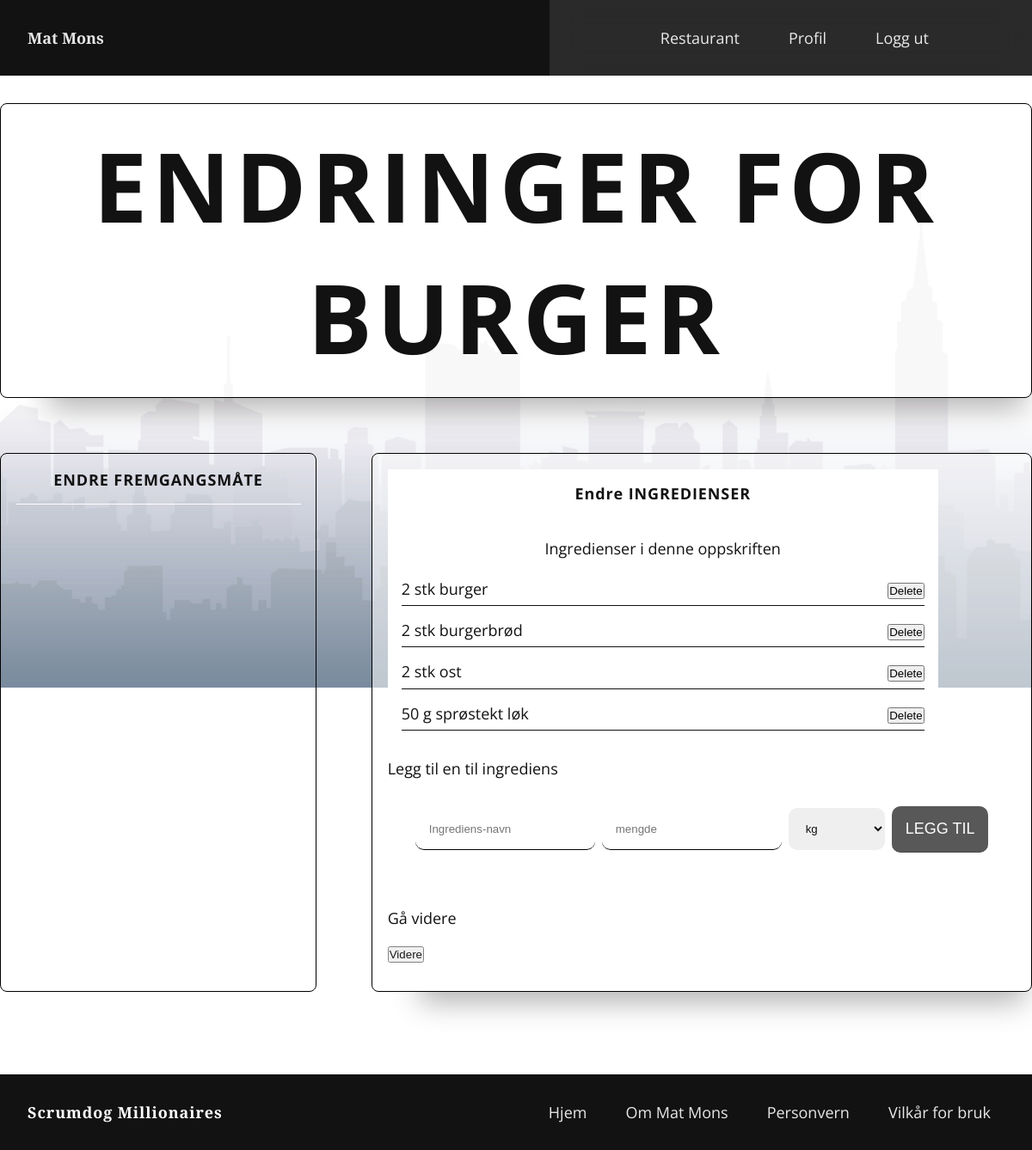
The app's page /change_Recipe/1/3 (signed in) with its own data.
### db/modul.py (models this page shows, shortened)
class Dinner(base):
    __tablename__ = "dinner"
    id = Column(Integer, primary_key=True, unique=True,
                nullable=False, autoincrement=True)
    title = Column(String(255), nullable=False)
    image = Column(LargeBinary(length=(2 ** 32) - 1))
    recipe = relationship("Recipe", cascade="all, delete")
    group_id = Column(Integer, ForeignKey("group.id"), nullable=False)
    user_id = Column(Integer, ForeignKey("user.id"), nullable=False)
    comment = relationship("Comment")
    meal = relationship("Meal")

class Measurement(base):
    __tablename__ = "measurement"
    id = Column(Integer, primary_key=True, unique=True,
                nullable=False, autoincrement=True)
    name = Column(String(10), nullable=False, unique=True)
    recipe_ingredient_helper = relationship(
        "Recipe_ingredient_helper", back_populates="measurement", cascade="all, delete")

class Ingredient(base):
    __tablename__ = "ingredient"
    id = Column(Integer, primary_key=True, unique=True,
                nullable=False, autoincrement=True)
    name = Column(String(45), nullable=False, unique=True)
    recipe_ingredient_helper = relationship(
        "Recipe_ingredient_helper", back_populates="ingredient", cascade="all, delete")

### routes/recipe_routes.py (the view)
@recipe_route.route('/change_Recipe/<dinner_id>/<group_id>')
def change_recipe(dinner_id, group_id):
    current_user_role = session.query(User_group_role).filter(
        User_group_role.user_id == current_user.id,
        User_group_role.group_id == group_id).first()
    dinner = session.query(Dinner).filter(Dinner.id == dinner_id).first()
    recipe_version = session.query(Recipe).filter(Recipe.dinner_id == dinner_id).order_by(
        desc(Recipe.version)).all()
    current_version_id = recipe_version[0].id
    recipe = session.query(Recipe).filter(Recipe.id == current_version_id).first()
    ingredients_recipe = session.query(Ingredient.name).join(
        Recipe_ingredient_helper).join(Recipe).filter(
        Recipe.id == current_version_id).all()
    measurement_recipe_helper = session.query(Measurement.name).join(Recipe_ingredient_helper).join(Recipe).filter(
        Recipe_ingredient_helper.recipe_id == current_version_id
    ).all()
    amounts_recipe = session.query(Amount.amount).join(
        Recipe_ingredient_helper).join(Recipe).filter(
        Recipe.id == current_version_id).all()
    measurements_recipe = session.query(Measurement.name).join(
        Recipe_ingredient_helper).join(Recipe).filter(
        Recipe.id == current_version_id).all()
    measurements = session.query(Measurement).all()
    return render_template("dinners/change_recipe.html",
                           dinner=dinner,
                           recipe=recipe,
                           len=len(ingredients_recipe),
                           ingredients=ingredients_recipe,
                           measurement_recipe_helper=measurement_recipe_helper,
                           amounts=amounts_recipe,
                           measurements=measurements,
                           measurements_recipe=measurements_recipe,
                           current_user_role=current_user_role,
                           dinner_id=dinner_id,
                           group_id=group_id
                           )

### app/__init__.py (called while the page is built)
@login_manager.user_loader
def load_user(id):
    user = session.query(User).get(int(id))
    session.close()
    return user

### templates/dinners/change_recipe.html (shortened to what this page needs)
{% extends "base.html" %} {% block content %}
<div class="img-bg general-bg"></div>
<main class="change-dinner-grid">
    <article class="testimonial changed">
            <section class="approach-section flex">
        <h1> Endringer for {{ dinner.title }}</h1>
            </section>
    </article>
        <article class="testimonial changed">
            <section class="approach-section flex">
            <h2 class="headline">ENDRE FREMGANGSMÅTE</h2><br>
            </section>
    </article>
    <article class="testimonial changed">
        <section class="approach-section flex">
            <div class="add-ingredient-section">
            <h2 class="headline"> Endre INGREDIENSER</h2>
      Ingredienser i denne oppskriften
  {% for i in range(0,(len)) %}
<div class="ingredient-list-content">
    {{ amounts[i].amount}}
    {{ measurements_recipe[i].name }}
    {{ ingredients[i].name }}
      <form
        method="post"
      ><input type="hidden" name="group_id" value="{{ group_id }}">
        <input type="submit" value="Delete" />
      </form>
    </div>
  {% endfor %}
</div>
    Legg til en til ingrediens
<div class="ingredient-container">
  <form method="post" name="IngredientForm">
<div class="ingredient-row change-ingredient">
    <div class="ingredient-control">
        <input
          type="text"
          name="ingredient"
          class="dropdownIngredient"
          placeholder="Ingrediens-navn"
        />
    </div>
    <div class="ingredient-control">
        <input
          type="number"
          name="amount"
          class="dropdownIngredient"
          placeholder="mengde"
        />
    </div>
    <div class="ingredient-control">
        <select class="dropdownIngredient" name="unit">
          {% for measurement in measurements %}
          <option>{{ measurement.name }}</option>
          {% endfor %}
        </select>
    </div>
    <div class="ingredient-control">
        <input class="button button5" type="submit" name="" value="Legg til" />
    </div>
    </div>
  </form>
</div>
   Gå videre
      <a href="{{ url_for('grouproute.show_group', group_id=group_id) }}"
        ><button class="button button5">Videre</button></a
      >
        </section>
    </article>
</main>
{% endblock %}

### static/css/styles.css (style rules this page uses)
:root { --ff-body: "Open Sans", sans-serif; --ff-title: "Open Sans", sans-serif; --ff-logo: "Playfair Display", sans-serif; --clr-primary-400: hsl(60 100% 50%); --clr-neutral-900: #121212; --clr-error: #ff5357; --clr-warning: #ffac00; --clr-info: #00afcc; --clr-success: #01c9a0; --clr-primary: #121212; --clr-neutral: #ffffff; --fs-xxl: clamp(3.5rem, 12vw + 1rem, 12rem); --fs-xl: clamp(3.5rem, 12vw + 1rem, 7rem); --fs-600: clamp(2rem, 12vw + 1rem, 3rem); --fs-500: clamp(1.5rem, 12vw + 1rem, 2.25rem); --fs-400: clamp(1rem, 12vw + 1rem, 1.125rem); --fs-300: clamp(.3rem, 2.5vw + 1rem, 1rem); }
* { margin: 0; padding: 0; box-sizing: border-box; scroll-behavior: smooth; }
html { position: relative; overflow: visible; }
body { min-height: 100vh; font-family: var(--ff-body); font-size: 1.125rem; color: var(--clr-primary); }
h1, h2, h3 { font-family: var(--ff-title); font-size: var(--fs-400); }
.privacy-article h1, h2, h3, h4, p { letter-spacing: 0.05em; }
.toc-list li, a { color: var(--clr-primary); text-decoration: none; margin-bottom: 1rem; opacity: 0.9; transition: opacity 0.3s ease; }
.img-bg { z-index: -1; position: fixed; min-height: 100vh; min-width: 100vw; top: 0; left: 0; background-size: cover; background-position: center left; }
.ingredient-list-content { width: 100%; display: flex; justify-content: space-between; color: var(--clr-primary); border-bottom: 1px solid var(--clr-primary); }
.ingredient-container { padding: 1rem 2rem; margin: 0 auto; display: flex; flex-direction: column; justify-content: center; place-items: center; background-color: var(--clr-neutral); }
.ingredient-row { display: flex; gap: .5rem; place-items: center; justify-content: center; color: var(--clr-primary); }
.add-ingredient-section { display: grid; gap: 1rem; padding: 1rem; min-height: 20rem; width: 40rem; text-align: center; background-color: var(--clr-neutral); }
.add-ingredient-section h2 { color: var(--clr-primary); }
.ingredient-control { margin-bottom: 2rem; }
.ingredient-control input { padding: 1rem; border: none; outline: none; border-radius: 10px; border-bottom: 1px solid black; }
.ingredient-control input[type="submit"] { background: var(--clr-primary); color: var(--clr-neutral); text-transform: uppercase; font-size: var(--fs-400); opacity: 0.7; transition: opacity .3s ease; }
.ingredient-control select { width: 100%; padding: 1rem; color: var(--clr-primary); border: none; outline: none; border-radius: 10px; }
.change-ingredient select { width: 7rem; }
.approach-section { display: flex; flex-direction: column; padding: 1rem; margin: 0 auto; }
.approach-section h1 { font-size: var(--fs-xl); text-transform: uppercase; letter-spacing: .05em; color: var(--clr-primary); text-align: center; margin: 0 auto; }
.approach-section h2 { border-bottom:1px solid var(--clr-neutral); padding-bottom:1rem; text-align: center; }
.testimonial:nth-child(3), .testimonial:nth-child(1), .testimonial:nth-child(4) { color: var(--clr-primary); padding: .1rem .1rem; border-radius: .5rem; box-shadow: 1.5rem 2.75rem 2rem -2rem rgba(0, 0, 0, 0.3); background-color: rgba(255, 255, 255, 0.523); }
.testimonial:nth-child(1) { grid-area: one; }
.testimonial:nth-child(2) { grid-area: two; }
.testimonial:nth-child(3) { grid-area: three; }
.changed { color: var(--clr-primary); padding: .1rem .1rem; border-radius: .5rem; border: solid 1px black; box-shadow: none; }
.changed h1 { text-align: center; }
.change-dinner-grid { min-height: 100vh; display: grid; gap: 4rem; grid-auto-columns: 1fr; grid-template-areas: "one one" "two three" "four five"; padding-block: 2rem; width: min(100%, 90rem); margin-inline: auto; }
.flex { display: flex; gap: var(--gap, 1rem); }
.general-bg { background-image: url(/static/img/testbg.jpg); }

### records on screen
Dinner: title "BURGER"
Measurement: name "stk" "stk" "stk"
Ingredient: name "burger"
Ingredient: name "burgerbrød"
Ingredient: name "ost"
Ingredient: name "sprøstekt løk"

### other values on screen
{{ amounts[i].amount }} "2" "2" "2" "50"
{{ measurements_recipe[i].name }} "g"
form field unit "kg"
